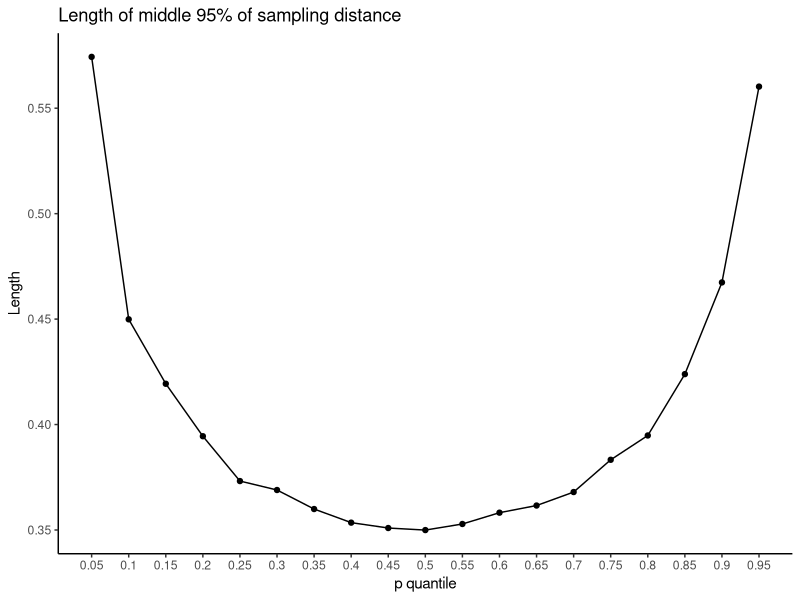
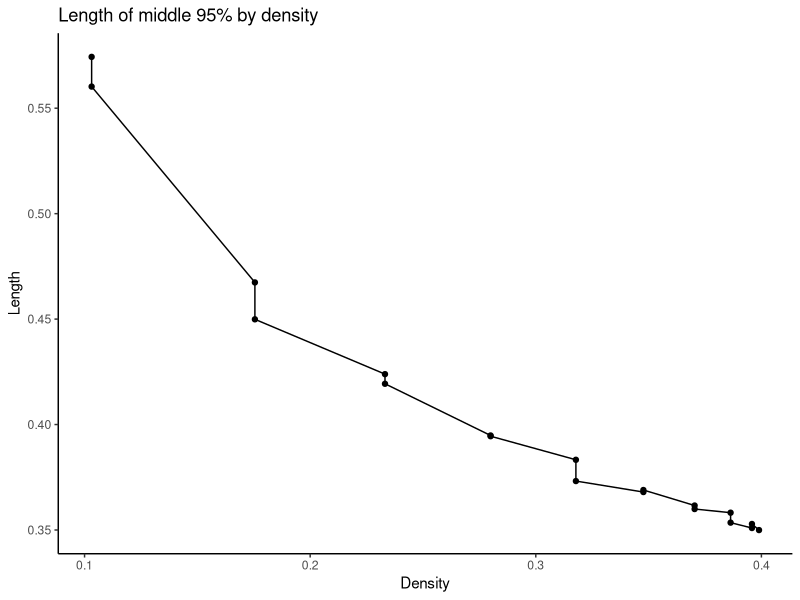
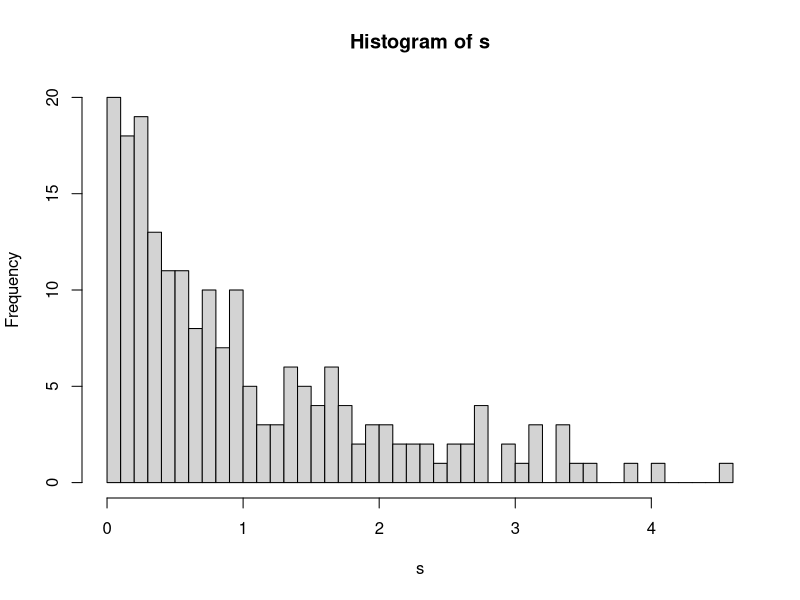
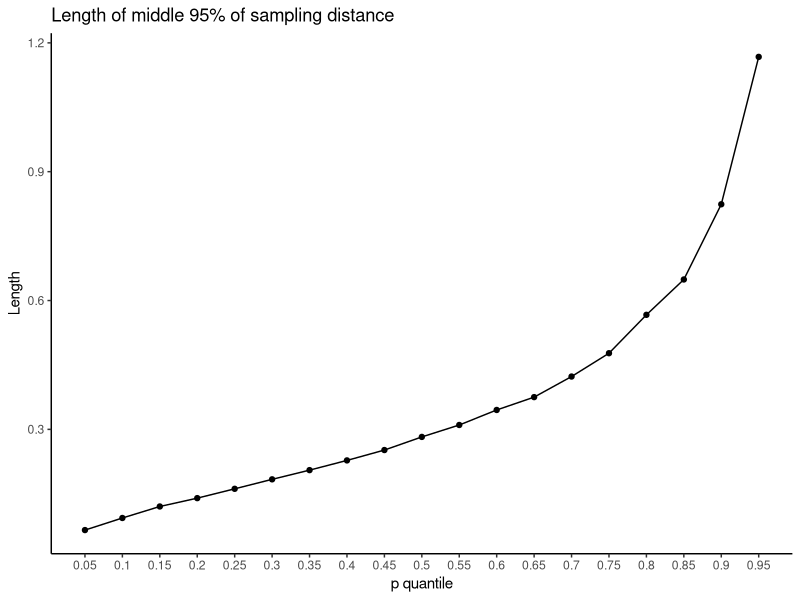
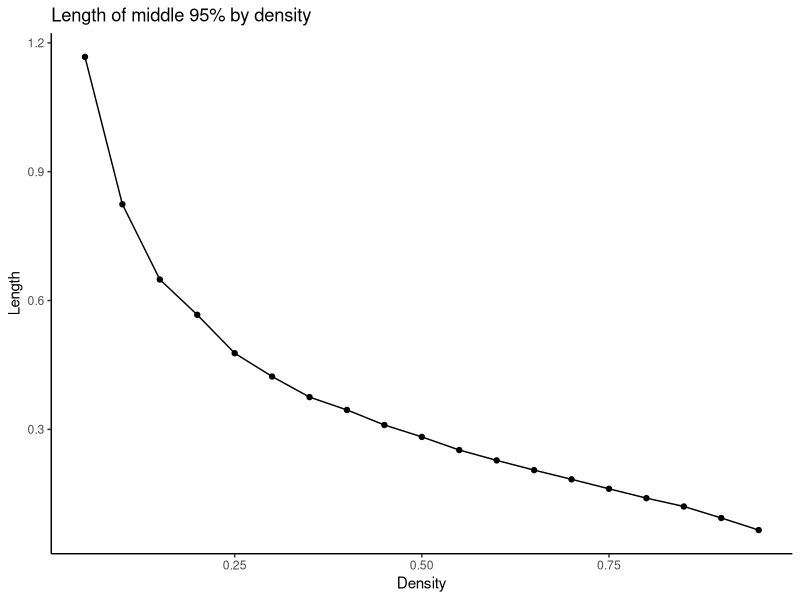
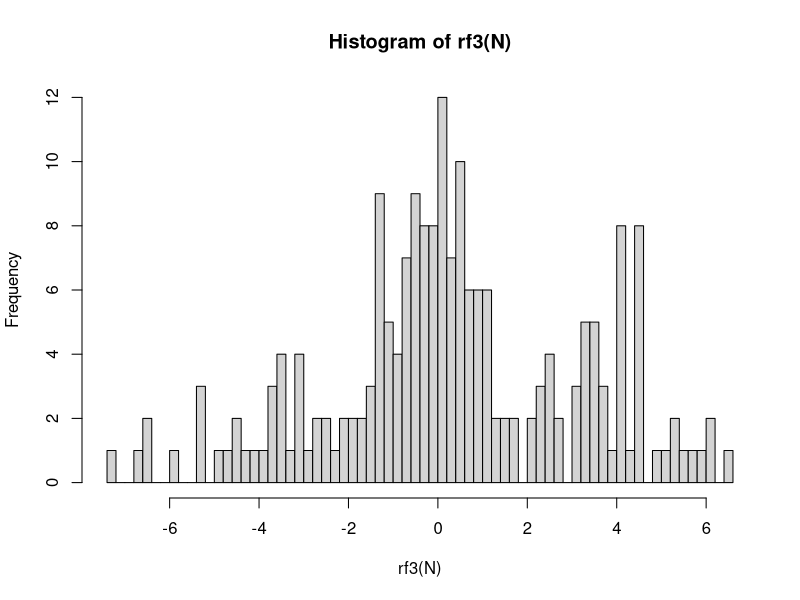
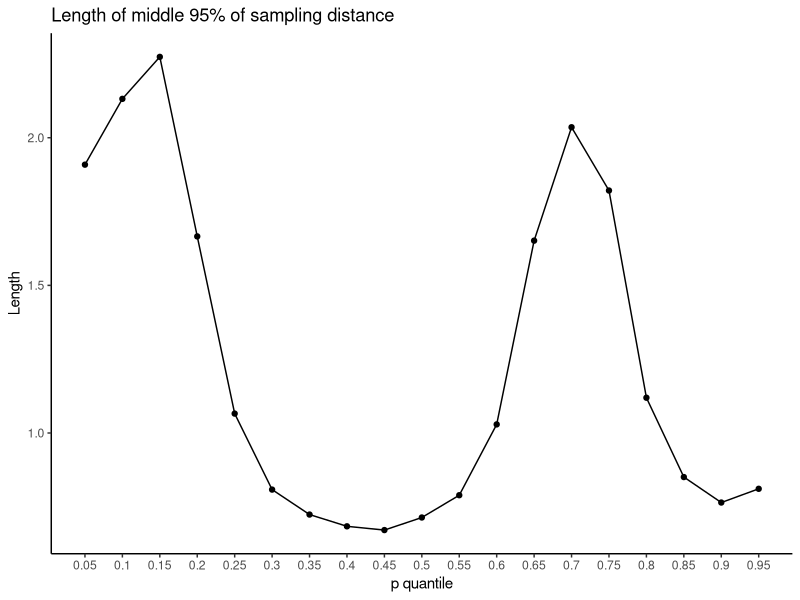
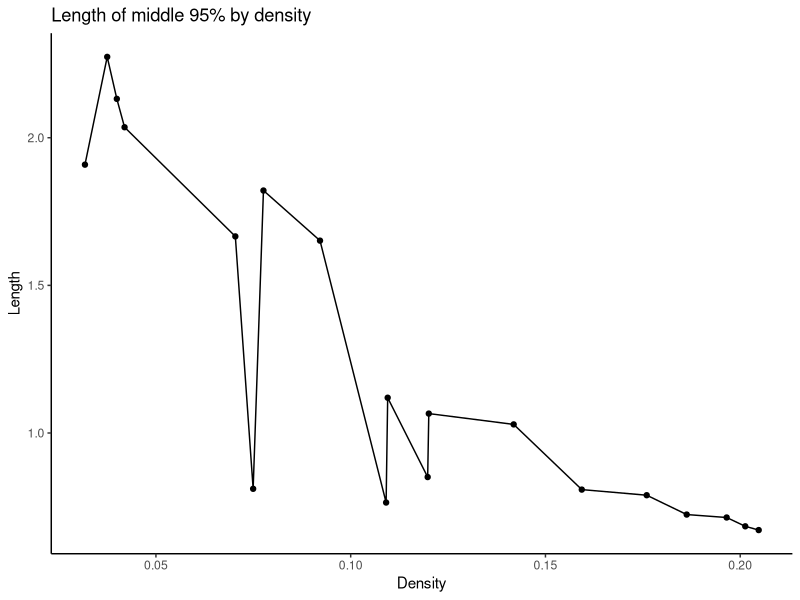

Reproduce these figures in R, in order.
## ---- chunk 1
knitr::opts_chunk$set(echo = TRUE)
## ---- chunk 2
# for Distribution 1: normal distribution
N_simulation <- 5000   # Simulation size N
N = 200      # sample size
col = 19      # number of columns in the matrix
qtl <- seq(0.05, 0.95, 0.05)
d1_qtl_matrix <- matrix(ncol = col)         # matrix to store quantiles of size N_sim * col

for(i in 1:N_simulation){
  # generate a random sample of size N
  s <- rnorm(N, mean = 0, sd = 1)
  dis <- quantile(s, probs = seq(0.05, 0.95, 0.05))
  d1_qtl_matrix <- rbind(d1_qtl_matrix, dis)
}

# calculate the length of the middle 95%
d1_qtl_length <- rep(NA, col)

for(i in seq(d1_qtl_length)){
  q <- quantile(d1_qtl_matrix[,i], probs = c(0.025, 0.975), na.rm = TRUE)
  d1_qtl_length[i] <- q[[2]] - q[[1]]
  }
## ---- chunk 3
# plot
library(ggplot2)
ggplot(data.frame(d1_qtl_length), aes(x = seq(0.05, 0.95, 0.05), y = d1_qtl_length)) +
  geom_point()+
  geom_line()+
  scale_x_continuous(limits = c(0.05,0.95), breaks = qtl, labels = qtl)+
  labs(title = "Length of middle 95% of sampling distance", x = "p quantile", y = "Length")+
  theme_classic()
## ---- chunk 4
x <- qnorm(qtl, mean = 0, sd = 1)
d1_dens_x <- dnorm(x, mean = 0, sd = 1)
## ---- chunk 5
d1_dens_matrix <- data.frame(cbind(d1_dens_x, d1_qtl_length))

ggplot(d1_dens_matrix, aes(d1_dens_x, d1_qtl_length))+
  geom_point()+
  geom_line()+
  scale_x_continuous(breaks = waiver(), labels = waiver())+
  labs(title = "Length of middle 95% by density", x = "Density", y = "Length")+
  theme_classic()
## ---- chunk 6
s <- rexp(200, rate = 1)
hist(s, breaks = 50)
## ---- chunk 7
# Distribution 2: exponential distribution
N_simulation <- 5000   # Simulation size N
N = 200      # sample size
col = 19      # number of columns in the matrix
d2_qtl_matrix <- matrix(ncol = col)         # matrix to store quantiles of size N_sim * col

for(i in 1:N_simulation){
  # generate a random sample of size N
  s <- rexp(N, rate = 1)
  dis <- quantile(s, probs = seq(0.05, 0.95, 0.05))
  d2_qtl_matrix <- rbind(d2_qtl_matrix, dis)
}

# calculate the length of the middle 95%
d2_qtl_length <- rep(NA, col)

for(i in seq(d2_qtl_length)){
  q <- quantile(d2_qtl_matrix[,i], probs = c(0.025, 0.975), na.rm = TRUE)
  d2_qtl_length[i] <- q[[2]] - q[[1]]
  }
## ---- chunk 8
# plot
ggplot(data.frame(d2_qtl_length), aes(x = seq(0.05, 0.95, 0.05), y = d2_qtl_length)) +
  geom_point()+
  geom_line()+
  scale_x_continuous(limits = c(0.05,0.95), breaks = qtl, labels = qtl)+
  labs(title = "Length of middle 95% of sampling distance", x = "p quantile", y = "Length")+
  theme_classic()
## ---- chunk 9
qtl <- seq(0.05, 0.95, 0.05)
x <- qexp(qtl, rate = 1)
d2_dens_x <- dexp(x, rate = 1)
## ---- chunk 10
d2_dens_matrix <- data.frame(cbind(d2_dens_x, d2_qtl_length))

ggplot(d2_dens_matrix, aes(d2_dens_x, d2_qtl_length))+
  geom_point()+
  geom_line()+
  scale_x_continuous(breaks = waiver(), labels = waiver())+
  labs(title = "Length of middle 95% by density", x = "Density", y = "Length")+
  theme_classic()
## ---- chunk 11
rf3 <- function(N){
  G <- sample(0:2, N, replace = TRUE, prob = c(5,3,2))
  (G==0)*rnorm(N) + (G==1)*rnorm(N,4) + (G==2)*rnorm(N,-4,2)
}

pf3 <- function(x){
  .5*pnorm(x) + .3*pnorm(x,4) + .2*pnorm(x,-4,2)
}

df3 <- function(x){
  .5*dnorm(x) + .3*dnorm(x,4) + .2*dnorm(x,-4,2)
}
## ---- chunk 12
hist(rf3(N), breaks = 50)
## ---- chunk 13
# for Distribution 2: exponential distribution
N_simulation <- 5000   # Simulation size N
N = 200      # sample size
col = 19      # number of columns in the matrix
d3_qtl_matrix <- matrix(ncol = col)         # matrix to store quantiles of size N_sim * col

for(i in 1:N_simulation){
  # generate a random sample of size N
  s <- rf3(N)
  dis <- quantile(s, probs = seq(0.05, 0.95, 0.05))
  d3_qtl_matrix <- rbind(d3_qtl_matrix, dis)
}

# calculate the length of the middle 95%
d3_qtl_length <- rep(NA, col)

for(i in seq(d3_qtl_length)){
  q <- quantile(d3_qtl_matrix[,i], probs = c(0.025, 0.975), na.rm = TRUE)
  d3_qtl_length[i] <- q[[2]] - q[[1]]
  }
## ---- chunk 14
# plot
ggplot(data.frame(d3_qtl_length), aes(x = seq(0.05, 0.95, 0.05), y = d3_qtl_length)) +
  geom_point()+
  geom_line()+
  scale_x_continuous(limits = c(0.05,0.95), breaks = qtl, labels = qtl)+
  labs(title = "Length of middle 95% of sampling distance", x = "p quantile", y = "Length")+
  theme_classic()
## ---- chunk 15
qtl <- seq(0.05, 0.95, 0.05)
d3_dens_x <- rep(NA, col)

qf3 <- function(y){
    uniroot(function(x) pf3(x) - y, interval = c(-100, 100))$root 
}

for(i in 1:col){
  x <- qtl[i]
  mx <- qf3(x)
  d3_dens_x[i] <- df3(mx)
}
## ---- chunk 16
d3_dens_matrix <- data.frame(cbind(d3_dens_x, d3_qtl_length))

ggplot(d3_dens_matrix, aes(d3_dens_x, d3_qtl_length))+
  geom_point()+
  geom_line()+
  scale_x_continuous(breaks = waiver(), labels = waiver())+
  labs(title = "Length of middle 95% by density", x = "Density", y = "Length")+
  theme_classic()
## ---- chunk 17
rf4 <- function(N){
  G <- sample(0:1, N, replace = TRUE)
  (G==0)*rbeta(N,5,1) + (G==1)*rbeta(N,1,5)
}

pf4 <- function(x){
  0.5*pbeta(x,5,1) + 0.5*pbeta(x,1,5)
}

df4 <- function(x){
  0.5*dbeta(x,5,1) + 0.5*dbeta(x,1,5)
}
## ---- chunk 18
hist(rf4(N), breaks = 50)
## ---- chunk 19
# for Distribution 4: mixture distribution
N_simulation <- 5000   # Simulation size N
N = 200      # sample size
col = 19      # number of columns in the matrix
d4_qtl_matrix <- matrix(ncol = col)         # matrix to store quantiles of size N_sim * col

for(i in 1:N_simulation){
  # generate a random sample of size N
  s <- rf4(N)
  dis <- quantile(s, probs = seq(0.05, 0.95, 0.05))
  d4_qtl_matrix <- rbind(d4_qtl_matrix, dis)
}

# calculate the length of the middle 95%
d4_qtl_length <- rep(NA, col)

for(i in seq(d4_qtl_length)){
  q <- quantile(d4_qtl_matrix[,i], probs = c(0.025, 0.975), na.rm = TRUE)
  d4_qtl_length[i] <- q[[2]] - q[[1]]
  }
## ---- chunk 20
# plot
ggplot(data.frame(d4_qtl_length), aes(x = seq(0.05, 0.95, 0.05), y = d4_qtl_length)) +
  geom_point()+
  geom_line()+
  scale_x_continuous(limits = c(0.05,0.95), breaks = qtl, labels = qtl)+
  labs(title = "Length of middle 95% of sampling distance", x = "p quantile", y = "Length")+
  theme_classic()
## ---- chunk 21
qtl <- seq(0.05, 0.95, 0.05)
d4_dens_x <- rep(NA, col)

qf4 <- function(y){
  uniroot(function(x) pf4(x) - y, interval = c(-100, 100))$root 
}

for(i in 1:col){
  x <- qtl[i]
  mx <- qf4(x)
  d4_dens_x[i] <- df4(mx)
}
## ---- chunk 22
d4_dens_matrix <- data.frame(cbind(d4_dens_x, d4_qtl_length))

ggplot(d4_dens_matrix, aes(d4_dens_x, d4_qtl_length))+
  geom_point()+
  geom_line()+
  scale_x_continuous(breaks = waiver(), labels = waiver())+
  labs(title = "Length of middle 95% by density", x = "Density", y = "Length")+
  theme_classic()
## ---- chunk 23
# Distribution 2: exponential distribution
N_simulation <- 5000   # Simulation size N
N = 200      # sample size
col = 19      # number of columns in the matrix
d2_qtl_matrix <- matrix(ncol = col)         # matrix to store quantiles of size N_sim * col
d2_qtl_length_matrix <- matrix(ncol = col)  # matrix to store quantile lengths, size: 4*col

for(N in c(200, 400, 800, 1600)){
  
  for(i in 1:N_simulation){
    # generate a random sample of size N
    s <- rexp(N, rate = 1)
    dis <- quantile(s, probs = seq(0.05, 0.95, 0.05))
    d2_qtl_matrix <- rbind(d2_qtl_matrix, dis)
  }
  
  # calculate the length of the middle 95%
  d2_qtl_length <- rep(NA, col)
  
  for(i in seq(d2_qtl_length)){
    q <- quantile(d2_qtl_matrix[,i], probs = c(0.025, 0.975), na.rm = TRUE)
    d2_qtl_length[i] <- q[[2]] - q[[1]]
  }
  d2_qtl_length_matrix <- rbind(d2_qtl_length_matrix, d2_qtl_length)
}
## ---- chunk 24
# plot
df <- data.frame(t(rbind(x = seq(0.05, 0.95, 0.05), d2_qtl_length_matrix[2:5,])))

ggplot(df, aes(x = x)) +
  geom_line(aes(y = d2_qtl_length), colour = "red")+
  geom_line(aes(y = d2_qtl_length.1), colour = "blue")+
  geom_line(aes(y = d2_qtl_length.2), colour = "green")+
  geom_line(aes(y = d2_qtl_length.3), colour = "purple")+
  scale_x_continuous(limits = c(0.05,0.95), breaks = qtl, labels = qtl)+
  labs(title = "Length of middle 95% of sampling distance", x = "p quantile", y = "Length")+
  theme_classic()
